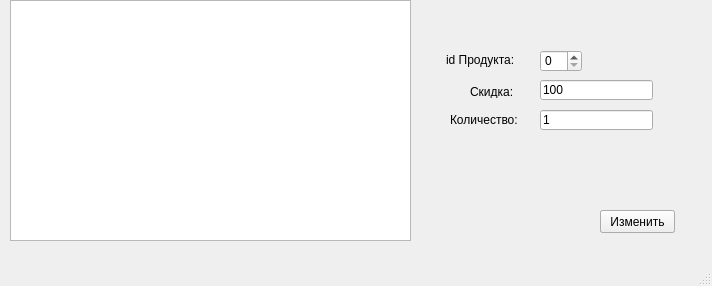
<?xml version="1.0" encoding="UTF-8"?>
<ui version="4.0">
 <class>MainWindow</class>
 <widget class="QMainWindow" name="MainWindow">
  <property name="geometry">
   <rect>
    <x>0</x>
    <y>0</y>
    <width>712</width>
    <height>286</height>
   </rect>
  </property>
  <property name="windowTitle">
   <string>MainWindow</string>
  </property>
  <widget class="QWidget" name="centralwidget">
   <widget class="QTableWidget" name="table">
    <property name="geometry">
     <rect>
      <x>10</x>
      <y>0</y>
      <width>401</width>
      <height>241</height>
     </rect>
    </property>
   </widget>
   <widget class="QLineEdit" name="lineEdit_2">
    <property name="geometry">
     <rect>
      <x>540</x>
      <y>80</y>
      <width>113</width>
      <height>20</height>
     </rect>
    </property>
    <property name="text">
     <string>100</string>
    </property>
   </widget>
   <widget class="QLabel" name="label">
    <property name="geometry">
     <rect>
      <x>446</x>
      <y>50</y>
      <width>91</width>
      <height>20</height>
     </rect>
    </property>
    <property name="text">
     <string>id Продукта:</string>
    </property>
   </widget>
   <widget class="QLabel" name="label_2">
    <property name="geometry">
     <rect>
      <x>470</x>
      <y>85</y>
      <width>47</width>
      <height>13</height>
     </rect>
    </property>
    <property name="text">
     <string>Скидка:</string>
    </property>
   </widget>
   <widget class="QPushButton" name="pushButton">
    <property name="geometry">
     <rect>
      <x>600</x>
      <y>210</y>
      <width>75</width>
      <height>23</height>
     </rect>
    </property>
    <property name="text">
     <string>Добавить</string>
    </property>
   </widget>
   <widget class="QLineEdit" name="lineEdit_3">
    <property name="geometry">
     <rect>
      <x>540</x>
      <y>110</y>
      <width>113</width>
      <height>20</height>
     </rect>
    </property>
    <property name="text">
     <string>1</string>
    </property>
   </widget>
   <widget class="QLabel" name="label_3">
    <property name="geometry">
     <rect>
      <x>450</x>
      <y>110</y>
      <width>71</width>
      <height>20</height>
     </rect>
    </property>
    <property name="text">
     <string>Количество:</string>
    </property>
   </widget>
   <widget class="QLabel" name="excep">
    <property name="geometry">
     <rect>
      <x>416</x>
      <y>210</y>
      <width>181</width>
      <height>21</height>
     </rect>
    </property>
    <property name="text">
     <string/>
    </property>
   </widget>
   <widget class="QPushButton" name="pushButton_2">
    <property name="geometry">
     <rect>
      <x>600</x>
      <y>210</y>
      <width>75</width>
      <height>23</height>
     </rect>
    </property>
    <property name="text">
     <string>Изменить</string>
    </property>
   </widget>
   <widget class="QSpinBox" name="spinBox">
    <property name="geometry">
     <rect>
      <x>540</x>
      <y>50</y>
      <width>42</width>
      <height>22</height>
     </rect>
    </property>
   </widget>
  </widget>
  <widget class="QStatusBar" name="statusbar"/>
  <widget class="QMenuBar" name="menubar">
   <property name="geometry">
    <rect>
     <x>0</x>
     <y>0</y>
     <width>712</width>
     <height>21</height>
    </rect>
   </property>
  </widget>
 </widget>
 <resources/>
 <connections/>
</ui>
